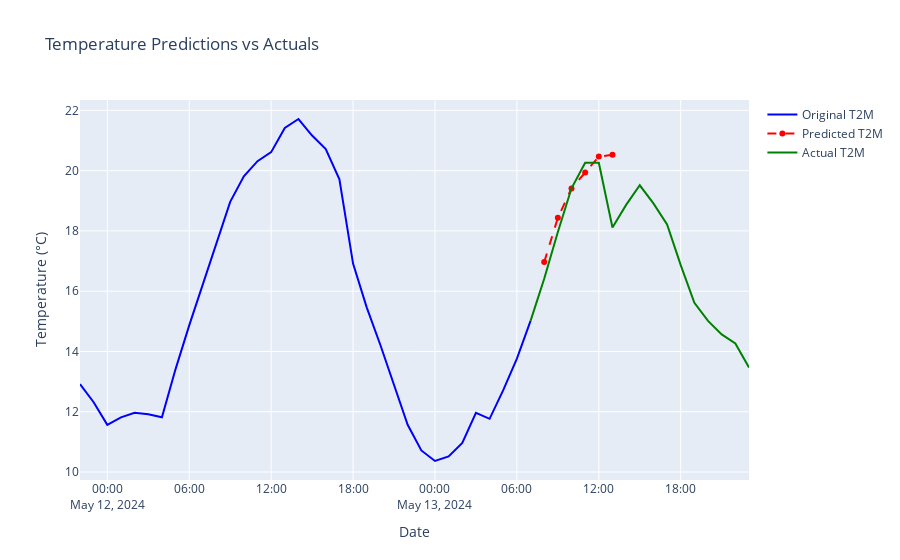

This figure's notebook cell:
### Code cell
lat = 59.3293
lon = 12.5683
custom_time = datetime(2024, 5, 15, 8, 0)

predict_next_6_hours(48.2082, 16.3738, custom_time)
